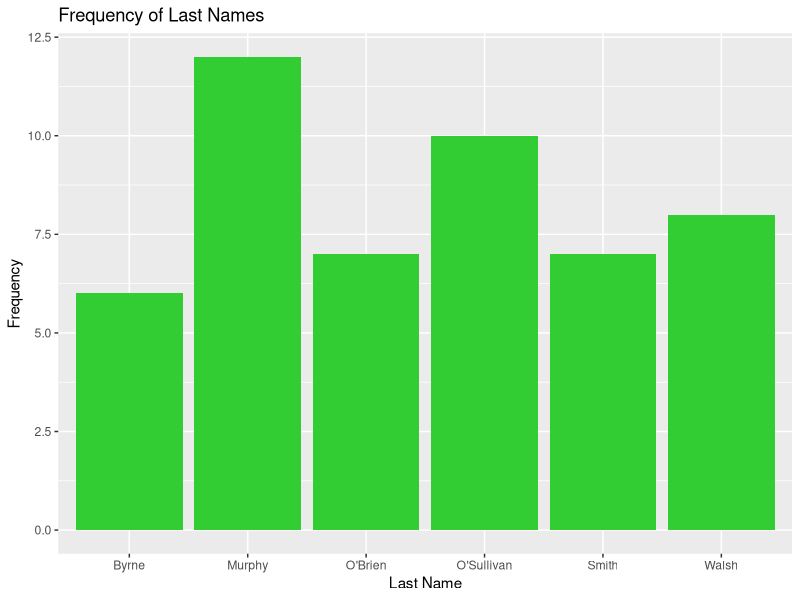
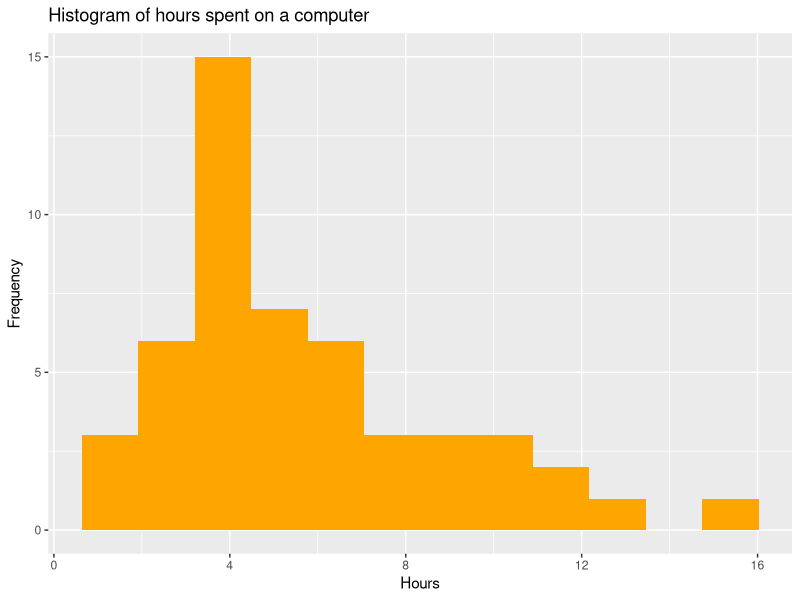
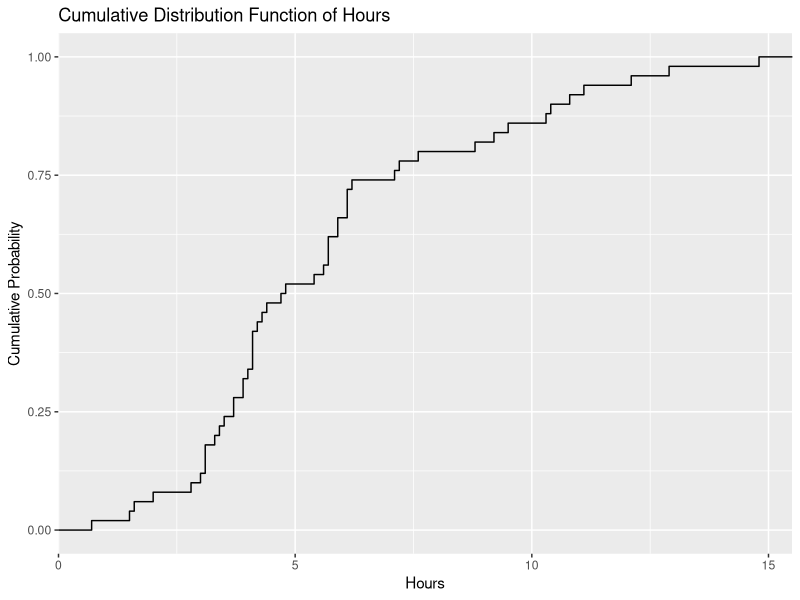
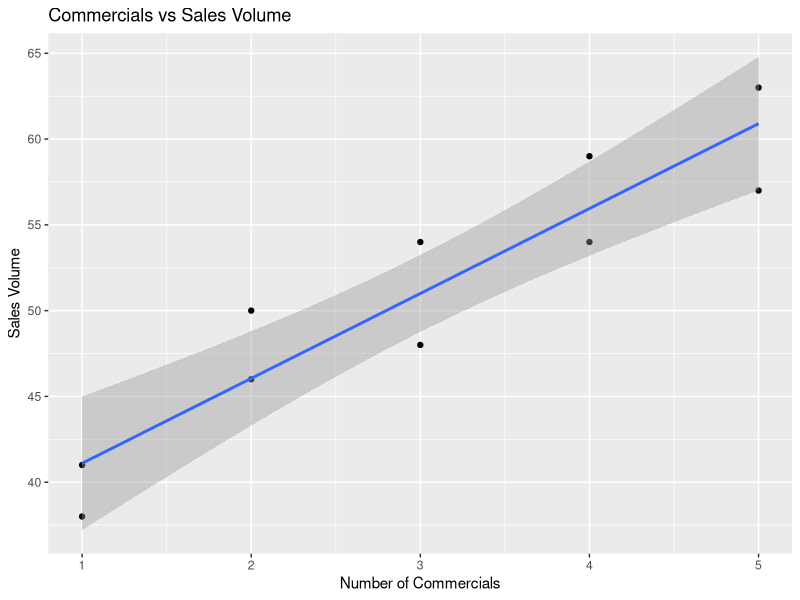
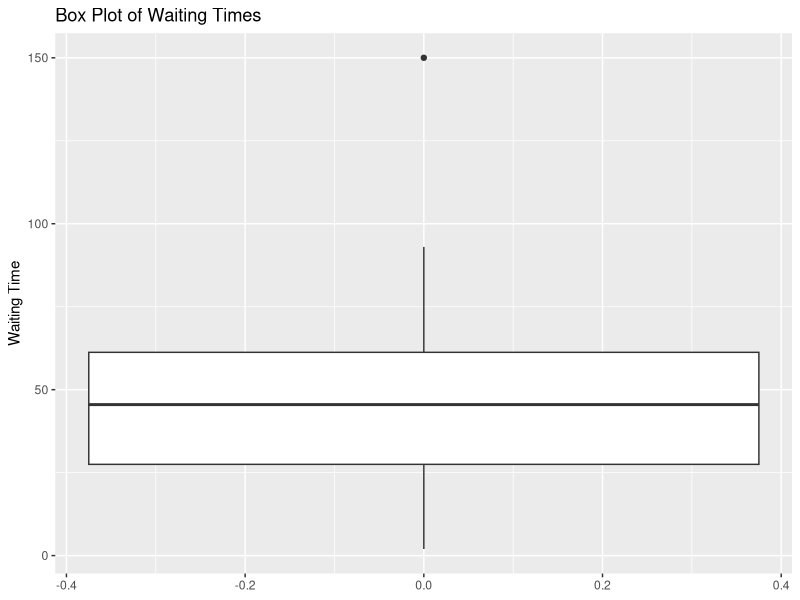
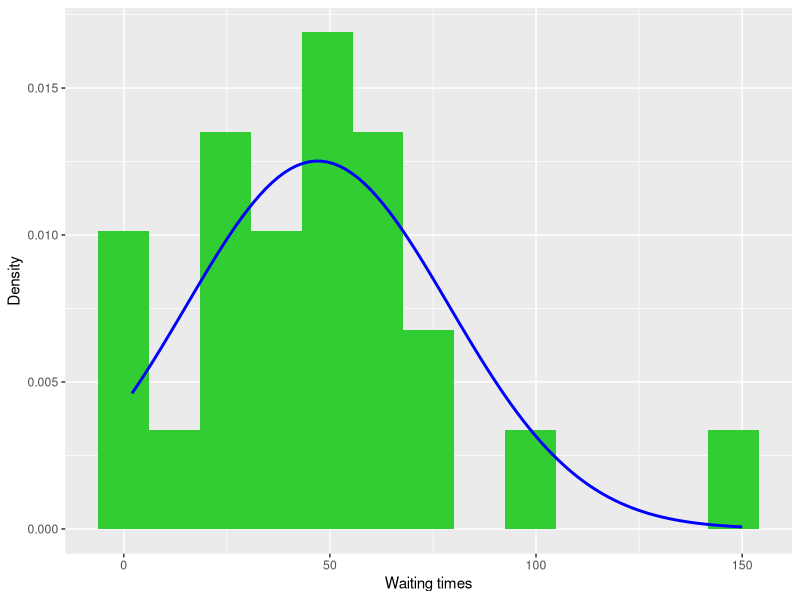
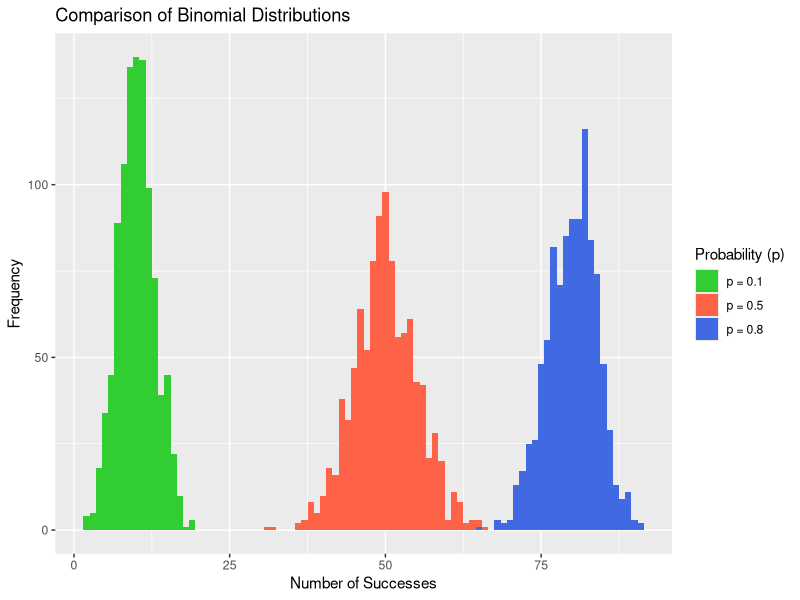
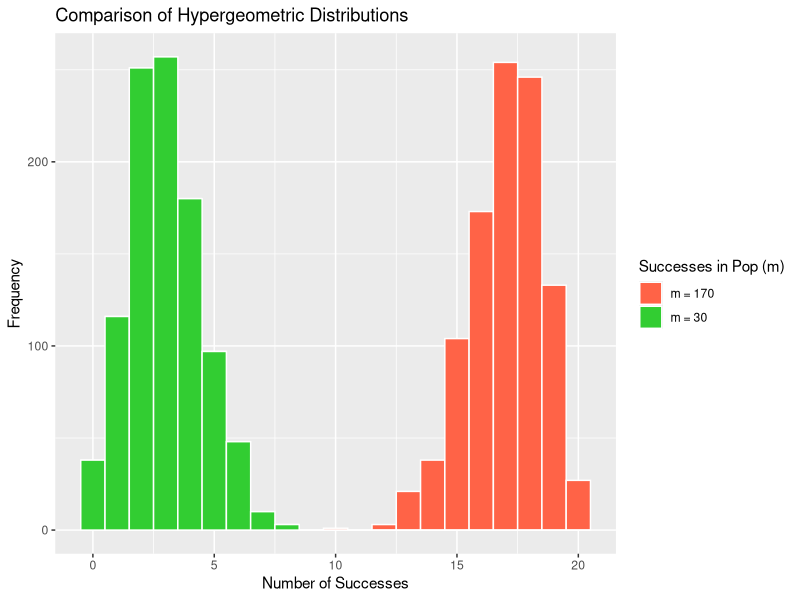

Write the R code that produced these figures, in order.
library(ggplot2)
library(dplyr)

setwd("C:/Users/ccurrie/OneDrive - University of Southampton/Documents/Teaching/MATH6006 Stoch Proc and Stats/Statistics Section/Data")

# Read in names data
names <- readLines("names.txt")
field_name <- "last_names"
names_df <- data.frame(name = names[-1], stringsAsFactors = FALSE)
colnames(names_df) <- field_name

#Find frequencies
frequency_df <- as.data.frame(table(names_df[[1]]))
colnames(frequency_df) <- c(field_name, "Frequency")

#Draw a bar plot with lime green coloured bars
ggplot(frequency_df, aes(x=last_names, y = Frequency)) +
  geom_bar(stat="identity", fill = "limegreen") +
  labs(
    title = "Frequency of Last Names",
    x = names[1],
    y = "Frequency"
  )

# Read in computer data
computer <- readLines("computer.txt")
computer_field_name <- "Hours"
computer_df <- data.frame(computer = computer[-1])
colnames(computer_df)<- computer_field_name
computer_df$Hours <- as.double(computer_df$Hours)

#Draw Histogram
ggplot(computer_df, aes(x=Hours)) +
  geom_histogram(
    bins=12,
    fill ="orange"
  ) +
  labs(
    title = "Histogram of hours spent on a computer",
    x = "Hours",
    y = "Frequency"
  ) 

#Draw ECDF
ggplot(computer_df, aes(x=Hours)) +
  stat_ecdf() +
  labs(
    title = "Cumulative Distribution Function of Hours",
    x="Hours",
    y= "Cumulative Probability"
  )
  
#Read in equipment store data
equipment_df <- read.table(
  "store.txt",
  header = TRUE,
  sep = "\t"
)

#Draw scatterplot`
ggplot(equipment_df, aes(x=`No..of.Commercials`, y=`Sales.Volume`)) +
  geom_point()  +
  geom_smooth(method = "lm", se = TRUE) +
  labs(
    title = "Commercials vs Sales Volume",
    x = "Number of Commercials",
    y = "Sales Volume"
  )

#Read in waiting times data
waiting_df <- read.table(
  "WaitingTime.txt",
  header = TRUE,
  sep = "\t"
)

#Draw boxplot
ggplot(waiting_df, aes(y=Waiting.Time)) +
  geom_boxplot() +
  labs(
    title = "Box Plot of Waiting Times",
    y = "Waiting Time"
  )

#Draw a histogram with a normal curve superimposed
ggplot(waiting_df, aes(x = Waiting.Time)) +
  geom_histogram(
    aes(y = after_stat(density)),
    bins = 13,
    fill = "limegreen",
  ) +
  stat_function(
    fun = dnorm,
    args = list(
      mean = mean(waiting_df$Waiting.Time),
      sd = sd(waiting_df$Waiting.Time)
    ),
    colour = "blue",
    linewidth = 1
  ) +
  labs(
    x = "Waiting times",
    y = "Density"
  )

#Sample data from three different binomial distributions and include on the same plot

# Sample binomial data
n_trials <- 100
sample_size <- 1000
sim_data_1 <- rbinom(n=sample_size, size = n_trials, prob = 0.1)
sim_data_2 <- rbinom(n=sample_size, size = n_trials, prob = 0.5)
sim_data_3 <- rbinom(n=sample_size, size = n_trials, prob = 0.8)
sim_df <- data.frame(successes = c(sim_data_1, sim_data_2, sim_data_3),
                     distribution = rep(c("p = 0.1", "p = 0.5", "p = 0.8"),
                                        each = sample_size))

# Plot the data on a histogram
ggplot(sim_df, aes(x=successes, fill = distribution)) +
  geom_histogram(binwidth = 1,
                 center = 0) +
  scale_fill_manual(values = c("p = 0.1" = "limegreen", "p = 0.5" = "tomato", "p = 0.8" = "royalblue")) +
  labs(title = "Comparison of Binomial Distributions",
       x = "Number of Successes",
       y = "Frequency",
       fill = "Probability (p)")

# Sample hypergeometric data
N_pop <- 200
n_sample <- 20
sample_size <- 1000
hg_sim_data_1 <- rhyper(nn = sample_size, m = 30, n = N_pop - 30, k = n_sample)
hg_sim_data_2 <- rhyper(nn = sample_size, m = 170, n = N_pop - 170, k = n_sample)

sim_df <- data.frame(successes = c(hg_sim_data_1, hg_sim_data_2),
                     distribution = rep(c("m = 30", "m = 170"),
                                        each = sample_size))

# Plot the data on a histogram
ggplot(sim_df, aes(x=successes, fill = distribution)) +
  geom_histogram(binwidth = 1,
                 center = 0,
                 color = "white") +
  scale_fill_manual(values = c("m = 30" = "limegreen", "m = 170" = "tomato")) +
  labs(title = "Comparison of Hypergeometric Distributions",
       x = "Number of Successes",
       y = "Frequency",
       fill = "Successes in Pop (m)")


# Sample Poisson data
sample_size <- 1000
poisson_sim_data_1 <- rpois(n = sample_size, lambda = 1)
poisson_sim_data_2 <- rpois(n = sample_size, lambda = 20)
poisson_sim_data_3 <- rpois(n = sample_size, lambda = 60)


sim_df <- data.frame(successes = c(poisson_sim_data_1, poisson_sim_data_2, poisson_sim_data_3),
                     distribution = rep(c("lambda = 1", "lambda = 20", "lambda = 60"),
                                        each = sample_size))

# Plot the data on a histogram
ggplot(sim_df, aes(x=successes, fill = distribution)) +
  geom_histogram(binwidth = 1,
                 center = 0,
                 color = "white") +
  scale_fill_manual(values = c("lambda = 1" = "limegreen", "lambda = 20" = "tomato", "lambda = 60" = "royalblue")) +
  labs(title = "Comparison of Poisson Distributions",
       x = "Number of Events",
       y = "Frequency",
       fill = "lambda")
